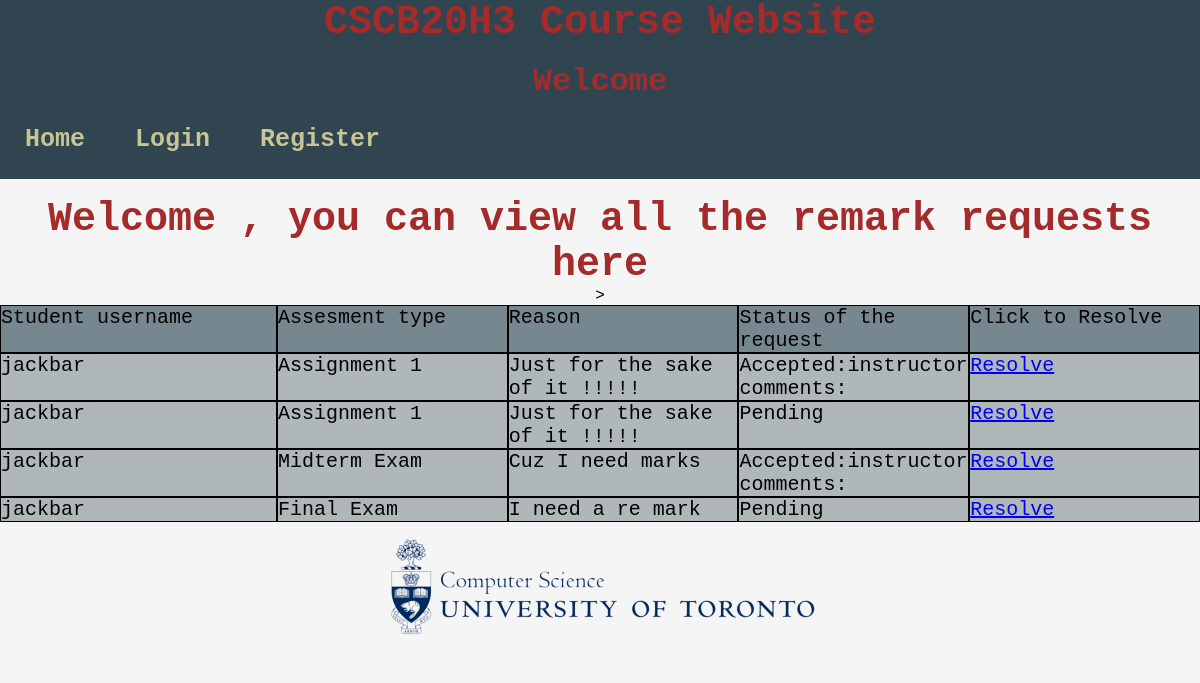
/View_Remark_Reqs, run on an earlier commit of the app's database.
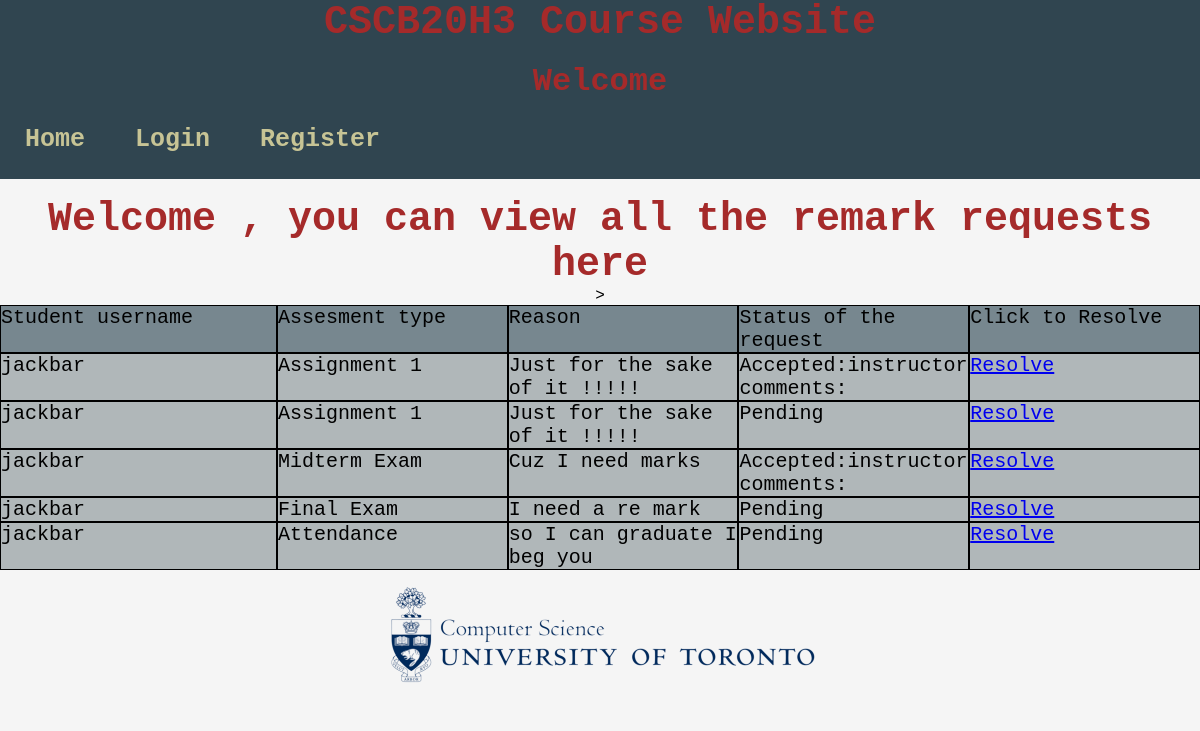
And on a later commit of the database.
### app.py (models this page shows)
class Remark(db.Model):
    __tablename__ = 'Remark'
    id = db.Column(db.Integer, primary_key=True)
    assessment = db.Column(db.String(100), nullable=False) # i.e. assignment1
    reason = db.Column(db.String(2500), nullable=False)
    status = db.Column(db.String(100), nullable=False) # Pending, Approved or Rejected
    student_username = db.Column(db.String(2500), nullable=False)

### app.py (the view)
@app.route('/View_Remark_Reqs')
def View_Remark_Reqs():
    pagename = 'View_Remark_Reqs'
    remark_query_result = Remark.query.all()
    return render_template('View_Remark_Reqs.html', pagename = pagename,remark_query_result=remark_query_result)

### templates/View_Remark_Reqs.html (shortened to what this page needs)
{% extends "template.html" %}
{% block content %}
<center><h1>Welcome {{ session.user }}, you can view all the remark requests here</h1>></center>
<div class="table">
    <div class="row rowdark">
      <div class="cell w">Student username</div>
      <div class="cell">Assesment type</div>
      <div class="cell">Reason </div>
      <div class="cell">Status of the request</div>
      <div class="cell">Click to Resolve </div>
    </div>
  {%for re in remark_query_result%}
    <div class="row rowlight">
      <div class="cell w"> {{re.student_username}}  </div>
      <div class="cell"> {{re.assessment}} </div>
      <div class="cell"> {{re.reason}}   </div>
      <div class="cell">{{re.status}}</div>
      <div class="cell"><a href="/Update_Remark/{{re.id }}"> Resolve</a></div>
    </div>
  {%endfor%}
{% endblock %}

### templates/template.html (shortened to what this page needs)
<!DOCTYPE html>
<html lang="en" dir="ltr">
 <head>
   <link rel="stylesheet" href="{{ url_for('static', filename='styles/template.css') }}">
 </head>
 <header>
  <div class="container">
    <center><h1 class="logo">CSCB20H3 Course Website</h1></center>
    <br>
    <center><h2>Welcome {{session.user}} </h2></center>
    <strong>
    <nav class="navigation">
        {% if session.user %}
          <a href="{{ url_for('home') }}">Home</a>
          {% if session.user_type == "instructor" %}
            <a href="{{ url_for('View_Remark_Reqs') }}">Re-mark Requests</a>
            <a href="{{ url_for('View_Grades_Instructor') }}">Check/Update Grades</a>
            <a href="{{url_for('View_Anon_Feedback')}}"> View Feedback</a>
          {% else %}
          <a href="{{ url_for('View_Grades_Student') }}">Grades Summary</a>
            <a href="{{ url_for('Send_Anon_Feedback') }}">Send Feedback</a>
          {% endif %}
          <a href="{{ url_for('logout') }}">Logout</a>
        {% else %}
          <a href="{{ url_for('home') }}">Home</a>
          <a href="{{ url_for('login') }}">Login</a>
          <a href="{{ url_for('register') }}">Register</a>
        {% endif %}
    </nav>
    </strong>
  </div>
</header>
 <body>
    <br>
    {% block content %}
    {% endblock %}
 </body>
<footer>
 <center>
  <ul class="__footer__">
      <a href="https://web.cs.toronto.edu/" target="_blank">
        <div class="img_container">
            <img src="static/Images/CSFACULTY.png" alt="CS FACULTY U OF T" class="image" style="width:100%">
          </div>
      </a>
  </ul>
</center>
</footer>
</html>

### static/styles/template.css (style rules this page uses)
html { -webkit-text-size-adjust: 100%; -ms-text-size-adjust: 100%; }
.container { background:#304550; color:brown; margin: 0 auto; font-family: "VT323", monospace; margin: 0; }
.navigation { font-family: "VT323", monospace; margin: 0; list-style: none; margin: 0; background: #304550; display: -webkit-box; display: -moz-box; display: -ms-flexbox; display: -webkit-flex; display: flex; flex-flow: row wrap; position: sticky }
.navigation a { text-decoration: none; display: block; padding: 1em; color: #c7c495; font-size: 25px }
*, *:before, *:after { -moz-box-sizing: border-box; -webkit-box-sizing: border-box; box-sizing: border-box; }
body { background-color:whitesmoke; font-family: "VT323", monospace; margin: 0; }
h1 { font-family: "VT323", monospace; font-size: 2.5rem; color: brown; margin: 0; }
h2 { font-family: "VT323", monospace; font-size: 2.0rem; color: brown; margin: 0; }
footer { display: flex; justify-content: space-around; }
.__footer__ { font-family: 'Helvetica'; list-style: none; padding: 0; margin: 0; }
.img_container { position: relative; width: 50%; }
.image { opacity: 1; display: block; width: 50%; height: auto; transition: .7s ease; backface-visibility: hidden; }
.cell.w { width: 300px; font-size: 20px; }
.row { display: flex; flex-direction: row; font-size: 20px; }
.rowdark { background-color: #77878f; }
.rowlight { background-color: #b0b7b9; }
.cell { width: 250px; border: 0.5px black solid; }

What changed in the data, as far as the page shows it:
added Remark: student_username "jackbar", assessment "Attendance", reason "so I can graduate I beg you", status "Pending"
